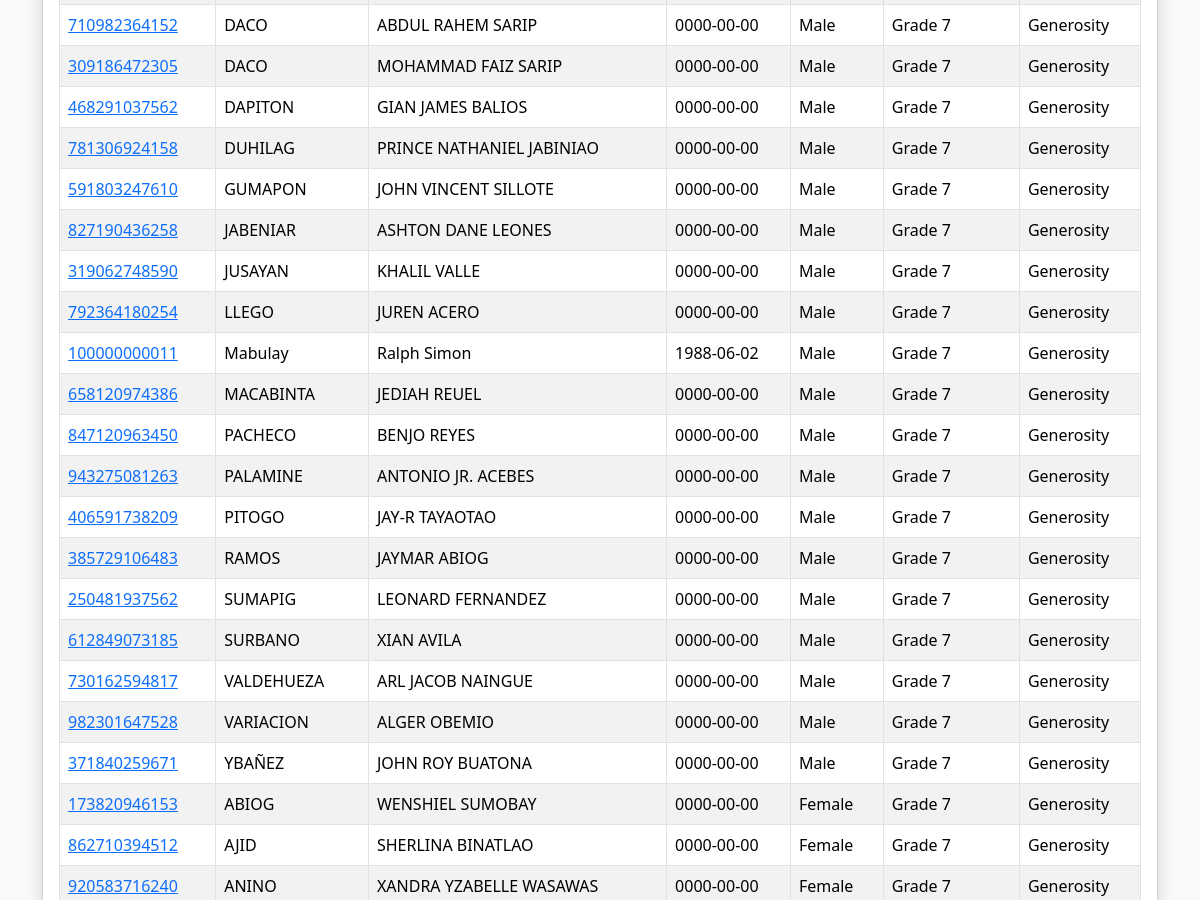
The app's page /students.php (signed in, middle part), older data.
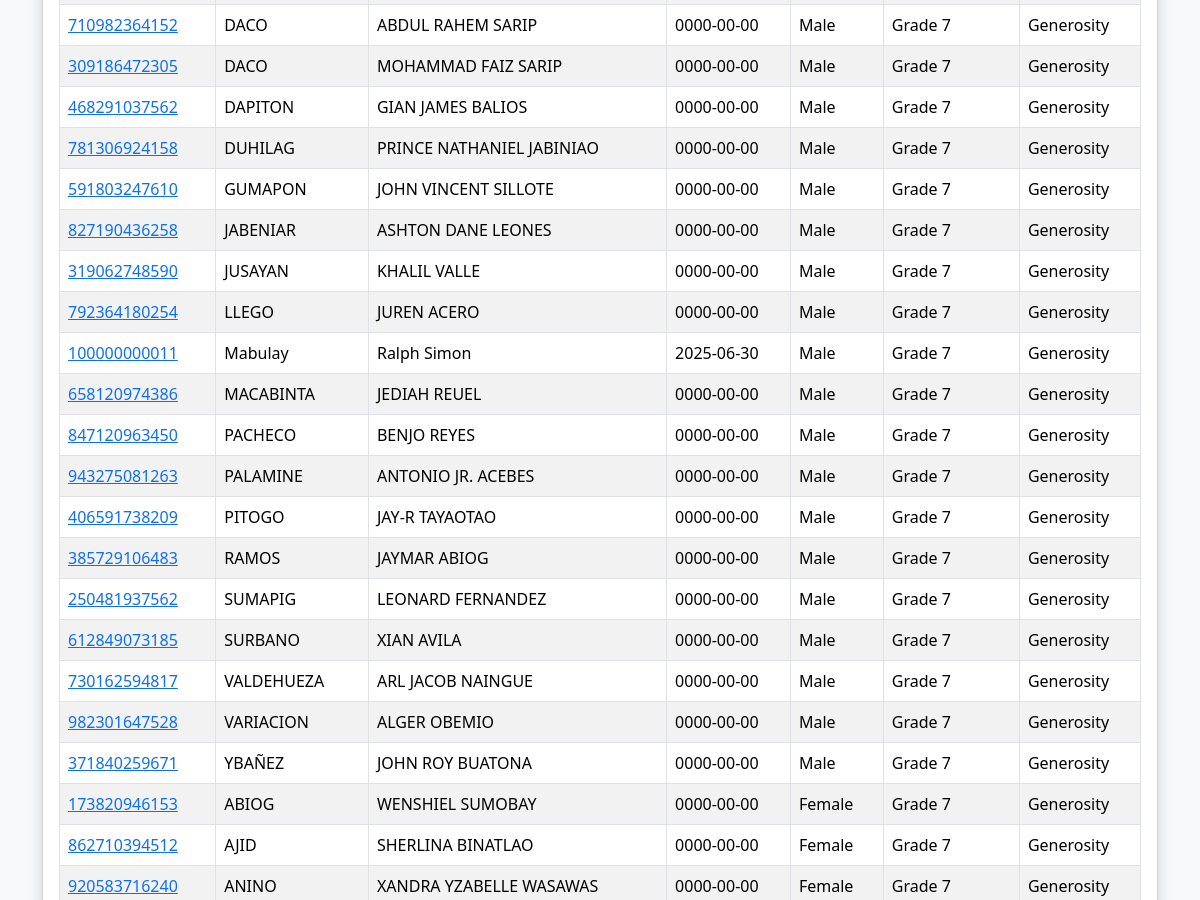
The same page, newer data.
### tables this page shows
CREATE TABLE `tbl_students` (
  `id` int(11) NOT NULL AUTO_INCREMENT,
  `lrn` varchar(12) NOT NULL,
  `first_name` varchar(50) NOT NULL,
  `last_name` varchar(50) NOT NULL,
  `birthdate` date NOT NULL,
  `gender` enum('Male','Female') NOT NULL,
  `address` varchar(255) DEFAULT NULL,
  `grade_level` varchar(10) DEFAULT NULL,
  `section` varchar(50) DEFAULT NULL,
  `contact_number` varchar(20) DEFAULT NULL,
  `guardian_name` varchar(100) DEFAULT NULL,
  `profile_picture` varchar(255) DEFAULT NULL,
  PRIMARY KEY (`id`),
  UNIQUE KEY `lrn` (`lrn`)
);

### students.php (the view, shortened to what this page needs)
<?php
require 'db_connect.php';
$stmt = $pdo->query("SELECT lrn, first_name, last_name, birthdate, gender, grade_level, section FROM tbl_students ORDER BY gender, last_name, first_name");
$students = $stmt->fetchAll();
?>
<!DOCTYPE html>
<html>
<head>
    <link href="https://cdn.jsdelivr.net/npm/bootstrap@5.3.3/dist/css/bootstrap.min.css" rel="stylesheet">
</head>
<body class="bg-light">
    <div class="container py-5">
        <div class="card shadow">
            <div class="card-body">
                <table class="table table-bordered table-hover table-striped align-middle">
                    <tbody>
                        <?php if (count($students) > 0): ?>
                            <?php foreach ($students as $student): ?>
                                <tr>
                                    <td>
                                        <a href="student_profile.php?lrn=<?= urlencode($student['lrn']) ?>">
                                            <?= htmlspecialchars($student['lrn']) ?>
                                        </a>
                                    </td>
                                    <td><?= htmlspecialchars($student['last_name']) ?></td>
                                    <td><?= htmlspecialchars($student['first_name']) ?></td>
                                    <td><?= htmlspecialchars($student['birthdate']) ?></td>
                                    <td><?= htmlspecialchars($student['gender']) ?></td>
                                    <td><?= htmlspecialchars($student['grade_level']) ?></td>
                                    <td><?= htmlspecialchars($student['section']) ?></td>
                                </tr>
                            <?php endforeach; ?>
                        <?php else: ?>
                            <tr>
                                <td colspan="7" class="text-center">No students found.</td>
                            </tr>
                        <?php endif; ?>
                    </tbody>
                </table>
            </div>
        </div>
    </div>
</body>
</html>

Row changes from the older to the newer data that the page shows:
changed tbl_students "Mabulay": birthdate "1988-06-02" → "2025-06-30"
